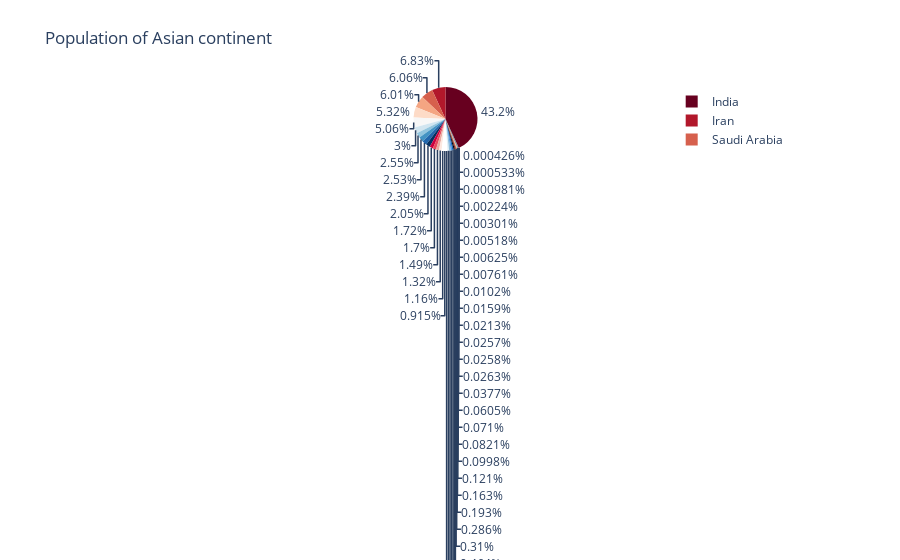

Write notebook code for a chart like this one.
### Code cell
worldometer = pd.read_csv('C:\\Users\\black\\Desktop\\PyforDS\\datasets\\covid\\worldometer_data.csv')
worldometer_asia = worldometer[worldometer['Continent'] == 'Asia']


px.pie(worldometer_asia, values='TotalCases', names='Country/Region', 
       title='Population of Asian continent', 
       color_discrete_sequence=px.colors.sequential.RdBu)

### Figure 1 — Plotly figure (JSON) as saved in the notebook; plotly's stock layout.template omitted (floating-point values rounded to 4 significant figures)
{"data": [{"domain": {"x": [0, 1], "y": [0, 1]}, "hovertemplate": "Country/Region=%{label}<br>TotalCases=%{value}<extra></extra>", "labels": ["India", "Iran", "Saudi Arabia", "Pakistan", "Bangladesh", "Turkey", "Iraq", "Philippines", "Indonesia", "Qatar", "Kazakhstan", "Oman", "Israel", "Kuwait", "UAE", "Singapore", "Bahrain", "Japan", "Armenia", "Kyrgyzstan", "Afghanistan", "Azerbaijan", "Uzbekistan", "Nepal", "S. Korea", "Palestine", "Malaysia", "Tajikistan", "Lebanon", "Maldives", "Hong Kong", "Thailand", "Sri Lanka", "Yemen", "Jordan", "Cyprus", "Georgia", "Syria", "Vietnam", "Taiwan", "Myanmar", "Mongolia", "Cambodia", "Brunei ", "Bhutan", "Macao", "Timor-Leste", "Laos"], "legendgroup": "", "name": "", "showlegend": true, "type": "pie", "values": [2025409, 320117, 284226, 281863, 249651, 237265, 140603, 119460, 118753, 112092, 95942, 80713, 79559, 70045, 61845, 54555, 42889, 42263, 39819, 38659, 36896, 33247, 28315, 21750, 14519, 13398, 9038, 7665, 5672, 4680, 3850, 3330, 2839, 1768, 1232, 1208, 1206, 999, 747, 477, 357, 293, 243, 141, 105, 46, 25, 20]}], "layout": {"legend": {"tracegroupgap": 0}, "piecolorway": ["rgb(103,0,31)", "rgb(178,24,43)", "rgb(214,96,77)", "rgb(244,165,130)", "rgb(253,219,199)", "rgb(247,247,247)", "rgb(209,229,240)", "rgb(146,197,222)", "rgb(67,147,195)", "rgb(33,102,172)", "rgb(5,48,97)"], "title": {"text": "Population of Asian continent"}}}
